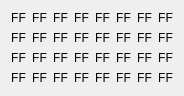
   <widget class="QWidget" name="gridLayoutWidget_4">
    <property name="geometry">
     <rect>
      <x>210</x>
      <y>50</y>
      <width>101</width>
      <height>81</height>
     </rect>
    </property>
    <layout class="QGridLayout" name="layoutKeyMatrix">
     <item row="0" column="0">
      <widget class="QLabel" name="keyByte00">
       <property name="font">
        <font>
         <kerning>true</kerning>
        </font>
       </property>
       <property name="layoutDirection">
        <enum>Qt::LeftToRight</enum>
       </property>
       <property name="text">
        <string>FF</string>
       </property>
       <property name="alignment">
        <set>Qt::AlignCenter</set>
       </property>
      </widget>
     </item>
     <item row="1" column="0">
      <widget class="QLabel" name="keyByte01">
       <property name="font">
        <font>
         <kerning>true</kerning>
        </font>
       </property>
       <property name="layoutDirection">
        <enum>Qt::LeftToRight</enum>
       </property>
       <property name="text">
        <string>FF</string>
       </property>
       <property name="alignment">
        <set>Qt::AlignCenter</set>
       </property>
      </widget>
     </item>
     <item row="2" column="0">
      <widget class="QLabel" name="keyByte02">
       <property name="font">
        <font>
         <kerning>true</kerning>
        </font>
       </property>
       <property name="layoutDirection">
        <enum>Qt::LeftToRight</enum>
       </property>
       <property name="text">
        <string>FF</string>
       </property>
       <property name="alignment">
        <set>Qt::AlignCenter</set>
       </property>
      </widget>
     </item>
     <item row="3" column="0">
      <widget class="QLabel" name="keyByte03">
       <property name="font">
        <font>
         <kerning>true</kerning>
        </font>
       </property>
       <property name="layoutDirection">
        <enum>Qt::LeftToRight</enum>
       </property>
       <property name="text">
        <string>FF</string>
       </property>
       <property name="alignment">
        <set>Qt::AlignCenter</set>
       </property>
      </widget>
     </item>
     <item row="0" column="1">
      <widget class="QLabel" name="keyByte04">
       <property name="font">
        <font>
         <kerning>true</kerning>
        </font>
       </property>
       <property name="layoutDirection">
        <enum>Qt::LeftToRight</enum>
       </property>
       <property name="text">
        <string>FF</string>
       </property>
       <property name="alignment">
        <set>Qt::AlignCenter</set>
       </property>
      </widget>
     </item>
     <item row="1" column="1">
      <widget class="QLabel" name="keyByte05">
       <property name="font">
        <font>
         <kerning>true</kerning>
        </font>
       </property>
       <property name="layoutDirection">
        <enum>Qt::LeftToRight</enum>
       </property>
       <property name="text">
        <string>FF</string>
       </property>
       <property name="alignment">
        <set>Qt::AlignCenter</set>
       </property>
      </widget>
     </item>
     <item row="2" column="1">
      <widget class="QLabel" name="keyByte06">
       <property name="font">
        <font>
         <kerning>true</kerning>
        </font>
       </property>
       <property name="layoutDirection">
        <enum>Qt::LeftToRight</enum>
       </property>
       <property name="text">
        <string>FF</string>
       </property>
       <property name="alignment">
        <set>Qt::AlignCenter</set>
       </property>
      </widget>
     </item>
     <item row="3" column="1">
      <widget class="QLabel" name="keyByte07">
       <property name="font">
        <font>
         <kerning>true</kerning>
        </font>
       </property>
       <property name="layoutDirection">
        <enum>Qt::LeftToRight</enum>
       </property>
       <property name="text">
        <string>FF</string>
       </property>
       <property name="alignment">
        <set>Qt::AlignCenter</set>
       </property>
      </widget>
     </item>
     <item row="0" column="2">
      <widget class="QLabel" name="keyByte08">
       <property name="font">
        <font>
         <kerning>true</kerning>
        </font>
       </property>
       <property name="layoutDirection">
        <enum>Qt::LeftToRight</enum>
       </property>
       <property name="text">
        <string>FF</string>
       </property>
       <property name="alignment">
        <set>Qt::AlignCenter</set>
       </property>
      </widget>
     </item>
     <item row="1" column="2">
      <widget class="QLabel" name="keyByte09">
       <property name="font">
        <font>
         <kerning>true</kerning>
        </font>
       </property>
       <property name="layoutDirection">
        <enum>Qt::LeftToRight</enum>
       </property>
       <property name="text">
        <string>FF</string>
       </property>
       <property name="alignment">
        <set>Qt::AlignCenter</set>
       </property>
      </widget>
     </item>
     <item row="2" column="2">
      <widget class="QLabel" name="keyByte10">
       <property name="font">
        <font>
         <kerning>true</kerning>
        </font>
       </property>
       <property name="layoutDirection">
        <enum>Qt::LeftToRight</enum>
       </property>
       <property name="text">
        <string>FF</string>
       </property>
       <property name="alignment">
        <set>Qt::AlignCenter</set>
       </property>
      </widget>
     </item>
     <item row="3" column="2">
      <widget class="QLabel" name="keyByte11">
       <property name="font">
        <font>
         <kerning>true</kerning>
        </font>
       </property>
       <property name="layoutDirection">
        <enum>Qt::LeftToRight</enum>
       </property>
       <property name="text">
        <string>FF</string>
       </property>
       <property name="alignment">
        <set>Qt::AlignCenter</set>
       </property>
      </widget>
     </item>
     <item row="0" column="3">
      <widget class="QLabel" name="keyByte12">
       <property name="font">
        <font>
         <kerning>true</kerning>
        </font>
       </property>
       <property name="layoutDirection">
        <enum>Qt::LeftToRight</enum>
       </property>
       <property name="text">
        <string>FF</string>
       </property>
       <property name="alignment">
        <set>Qt::AlignCenter</set>
       </property>
      </widget>
     </item>
     <item row="1" column="3">
      <widget class="QLabel" name="keyByte13">
       <property name="font">
        <font>
         <kerning>true</kerning>
        </font>
       </property>
       <property name="layoutDirection">
        <enum>Qt::LeftToRight</enum>
       </property>
       <property name="text">
        <string>FF</string>
       </property>
       <property name="alignment">
        <set>Qt::AlignCenter</set>
       </property>
      </widget>
     </item>
     <item row="2" column="3">
      <widget class="QLabel" name="keyByte14">
       <property name="font">
        <font>
         <kerning>true</kerning>
        </font>
       </property>
       <property name="layoutDirection">
        <enum>Qt::LeftToRight</enum>
       </property>
       <property name="text">
        <string>FF</string>
       </property>
       <property name="alignment">
        <set>Qt::AlignCenter</set>
       </property>
      </widget>
     </item>
     <item row="3" column="3">
      <widget class="QLabel" name="keyByte15">
       <property name="font">
        <font>
         <kerning>true</kerning>
        </font>
       </property>
       <property name="layoutDirection">
        <enum>Qt::LeftToRight</enum>
       </property>
       <property name="text">
        <string>FF</string>
       </property>
       <property name="alignment">
        <set>Qt::AlignCenter</set>
       </property>
      </widget>
     </item>
     <item row="0" column="4">
      <widget class="QLabel" name="keyByte16">
       <property name="font">
        <font>
         <kerning>true</kerning>
        </font>
       </property>
       <property name="layoutDirection">
        <enum>Qt::LeftToRight</enum>
       </property>
       <property name="text">
        <string>FF</string>
       </property>
       <property name="alignment">
        <set>Qt::AlignCenter</set>
       </property>
      </widget>
     </item>
     <item row="1" column="4">
      <widget class="QLabel" name="keyByte17">
       <property name="font">
        <font>
         <kerning>true</kerning>
        </font>
       </property>
       <property name="layoutDirection">
        <enum>Qt::LeftToRight</enum>
       </property>
       <property name="text">
        <string>FF</string>
       </property>
       <property name="alignment">
        <set>Qt::AlignCenter</set>
       </property>
      </widget>
     </item>
     <item row="2" column="4">
      <widget class="QLabel" name="keyByte18">
       <property name="font">
        <font>
         <kerning>true</kerning>
        </font>
       </property>
       <property name="layoutDirection">
        <enum>Qt::LeftToRight</enum>
       </property>
       <property name="text">
        <string>FF</string>
       </property>
       <property name="alignment">
        <set>Qt::AlignCenter</set>
       </property>
      </widget>
     </item>
     <item row="3" column="4">
      <widget class="QLabel" name="keyByte19">
       <property name="font">
        <font>
         <kerning>true</kerning>
        </font>
       </property>
       <property name="layoutDirection">
        <enum>Qt::LeftToRight</enum>
       </property>
       <property name="text">
        <string>FF</string>
       </property>
       <property name="alignment">
        <set>Qt::AlignCenter</set>
       </property>
      </widget>
     </item>
     <item row="0" column="5">
      <widget class="QLabel" name="keyByte20">
       <property name="font">
        <font>
         <kerning>true</kerning>
        </font>
       </property>
       <property name="layoutDirection">
        <enum>Qt::LeftToRight</enum>
       </property>
       <property name="text">
        <string>FF</string>
       </property>
       <property name="alignment">
        <set>Qt::AlignCenter</set>
       </property>
      </widget>
     </item>
     <item row="1" column="5">
      <widget class="QLabel" name="keyByte21">
       <property name="font">
        <font>
         <kerning>true</kerning>
        </font>
       </property>
       <property name="layoutDirection">
        <enum>Qt::LeftToRight</enum>
       </property>
       <property name="text">
        <string>FF</string>
       </property>
       <property name="alignment">
        <set>Qt::AlignCenter</set>
       </property>
      </widget>
     </item>
     <item row="2" column="5">
      <widget class="QLabel" name="keyByte22">
       <property name="font">
        <font>
         <kerning>true</kerning>
        </font>
       </property>
       <property name="layoutDirection">
        <enum>Qt::LeftToRight</enum>
       </property>
       <property name="text">
        <string>FF</string>
       </property>
       <property name="alignment">
        <set>Qt::AlignCenter</set>
       </property>
      </widget>
     </item>
     <item row="3" column="5">
      <widget class="QLabel" name="keyByte23">
       <property name="font">
        <font>
         <kerning>true</kerning>
        </font>
       </property>
       <property name="layoutDirection">
        <enum>Qt::LeftToRight</enum>
       </property>
       <property name="text">
        <string>FF</string>
       </property>
       <property name="alignment">
        <set>Qt::AlignCenter</set>
       </property>
      </widget>
     </item>
     <item row="0" column="6">
      <widget class="QLabel" name="keyByte24">
       <property name="font">
        <font>
         <kerning>true</kerning>
        </font>
       </property>
       <property name="layoutDirection">
        <enum>Qt::LeftToRight</enum>
       </property>
       <property name="text">
        <string>FF</string>
       </property>
       <property name="alignment">
        <set>Qt::AlignCenter</set>
       </property>
      </widget>
     </item>
     <item row="1" column="6">
      <widget class="QLabel" name="keyByte25">
       <property name="font">
        <font>
         <kerning>true</kerning>
        </font>
       </property>
       <property name="layoutDirection">
        <enum>Qt::LeftToRight</enum>
       </property>
       <property name="text">
        <string>FF</string>
       </property>
       <property name="alignment">
        <set>Qt::AlignCenter</set>
       </property>
      </widget>
     </item>
     <item row="2" column="6">
      <widget class="QLabel" name="keyByte26">
       <property name="font">
        <font>
         <kerning>true</kerning>
        </font>
       </property>
       <property name="layoutDirection">
        <enum>Qt::LeftToRight</enum>
       </property>
       <property name="text">
        <string>FF</string>
       </property>
       <property name="alignment">
        <set>Qt::AlignCenter</set>
       </property>
      </widget>
     </item>
     <item row="3" column="6">
      <widget class="QLabel" name="keyByte27">
       <property name="font">
        <font>
         <kerning>true</kerning>
        </font>
       </property>
       <property name="layoutDirection">
        <enum>Qt::LeftToRight</enum>
       </property>
       <property name="text">
        <string>FF</string>
       </property>
       <property name="alignment">
        <set>Qt::AlignCenter</set>
       </property>
      </widget>
     </item>
     <item row="0" column="7">
      <widget class="QLabel" name="keyByte28">
       <property name="font">
        <font>
         <kerning>true</kerning>
        </font>
       </property>
       <property name="layoutDirection">
        <enum>Qt::LeftToRight</enum>
       </property>
       <property name="text">
        <string>FF</string>
       </property>
       <property name="alignment">
        <set>Qt::AlignCenter</set>
       </property>
      </widget>
     </item>
     <item row="1" column="7">
      <widget class="QLabel" name="keyByte29">
       <property name="font">
        <font>
         <kerning>true</kerning>
        </font>
       </property>
       <property name="layoutDirection">
        <enum>Qt::LeftToRight</enum>
       </property>
       <property name="text">
        <string>FF</string>
       </property>
       <property name="alignment">
        <set>Qt::AlignCenter</set>
       </property>
      </widget>
     </item>
     <item row="2" column="7">
      <widget class="QLabel" name="keyByte30">
       <property name="font">
        <font>
         <kerning>true</kerning>
        </font>
       </property>
       <property name="layoutDirection">
        <enum>Qt::LeftToRight</enum>
       </property>
       <property name="text">
        <string>FF</string>
       </property>
       <property name="alignment">
        <set>Qt::AlignCenter</set>
       </property>
      </widget>
     </item>
     <item row="3" column="7">
      <widget class="QLabel" name="keyByte31">
       <property name="font">
        <font>
         <kerning>true</kerning>
        </font>
       </property>
       <property name="layoutDirection">
        <enum>Qt::LeftToRight</enum>
       </property>
       <property name="text">
        <string>FF</string>
       </property>
       <property name="alignment">
        <set>Qt::AlignCenter</set>
       </property>
      </widget>
     </item>
    </layout>
   </widget>
